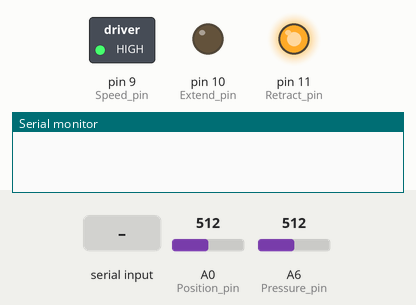
Simulated run of this sketch. Board: Arduino Nano, built with avr-gcc and run on an emulated ATmega328P. On the bench: switched loads named in the sketch (green lamp = pin HIGH), output pins drawn as LEDs (lit = HIGH), the last lines printed to the serial monitor. Dashed ring = blinking. The test bench sets the inputs (shaded band); at power-on: A0 (Position_pin) = 512, A6 (Pressure_pin) = 512.

Above: at 1.2 s.
1.3 s: "r90\n" received over Serial
2.8 s: A0 (Position_pin) set to 479
4.3 s: A0 (Position_pin) set to 451
At 6.0 s:
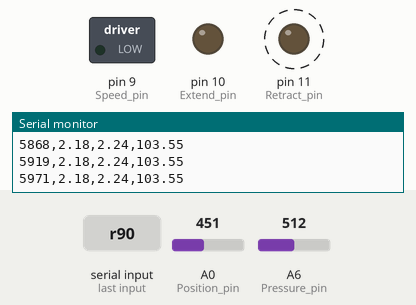
7.3 s: "v90\n" received over Serial
At 10.0 s:
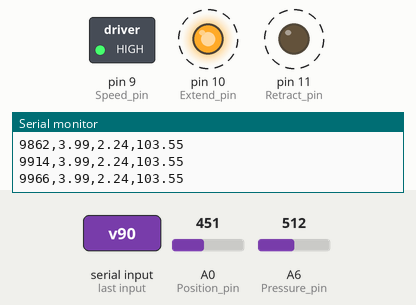
10.3 s: A6 (Pressure_pin) set to 149
13.3 s: A6 (Pressure_pin) set to 134
Timing chart, 0 to 16.0 s (numbered marks = the images above; inputs shaded):
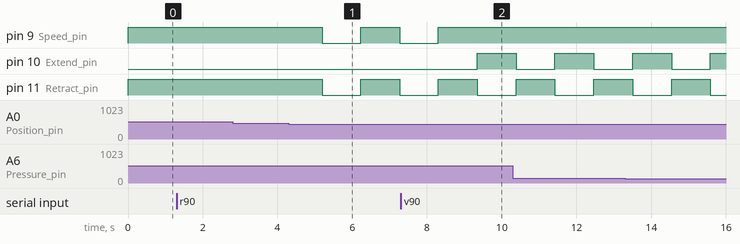

Measured:
- the behaviour switches between 469 and 468 on A0 (Position_pin) (found by bisection; images 0 and 1)
- after the input at 4.3 s, pin 9 (Speed_pin), pin 11 (Retract_pin): HIGH → LOW after 0.89 s, → HIGH 1.0 s later, → LOW 1.0 s later
- after the input at 7.3 s, pin 9 (Speed_pin): goes on until 8.3 s, then stays HIGH; pin 10 (Extend_pin): LOW → HIGH after 2.0 s

The sketch:

Linear_Actuator_Position_Control.ino
```cpp
// Based on Science Fun Youtube Video
// https://www.youtube.com/watch?v=c7JtfogOsTQ&t=307s

const int Extend_pin = 10;     // connect to motor control board IN2
const int Retract_pin = 11;     // connect to motor control board IN1
const int Position_pin = A0;   // Potentiometer Position
const int Pressure_pin = A6;   // Pressure
const int Speed_pin = 9;       // PWM pin to set speed. Coneect to motor control baord pin ENA

//float Desired_location;          // Distance of desired location. (Initialized below)
int Desired_POT;               // Potentiometer Value at desired location
//float Home_location;             // Distance of home location. (Initialized below)
int Home_POT;                  // Potentiometer Value at home location
int headingTo;                // Variable assigned the desired or home pot values

int Extend_PWM;                // Set Extend Speed
int Retract_PWM;               // Set Retract Speed
int deadband = 30;             // Prevents Jittering at accepetably close final position. Smaller Value is more accurate but more jittery
int pot_Max_ADC = 1023;        // Potentiometre ADC value at Full Extension
int pot_Min_ADC = 0;           // Potentiometer ADC Value at Full Retraction


// Testing parameters
bool running = false;
float strokeVolume = 30; //mL
float cycleRate = 0.5; // Hz
float Home_location = 0.5;  // in
double syringeDiameter = 6.49; // cm
float Desired_location = (4.0/PI/sq(syringeDiameter)*strokeVolume/2.54) + 0.5;


// Timing
unsigned long nextTime;
int timeExtend = 500/cycleRate;           // milliseconds
int timeRetract = 500/cycleRate;          // milliseconds

// Speed Tracking
unsigned long lastTime = 0;
double location = 0;
double prevLocation = 0;
float dt;

// Additive Target Compensator
// If shooting low on extension, add 1 to desired pot value
// If shooting high on extension, subtract 1 from desired pot value
// If shooting low on retraction, add 1 to home pot value
// If shooting high on retraction, subtract 1 from home pot value

// Currently worsens performance
bool targetCompensation = false;
bool extending = false;
int extendingCorrection = 0;
int retractingCorrection = 0;
int correctionTick = 0;

// Serial Monitor Handling
char incomingChar;


void setup() {
  pinMode(Extend_pin, OUTPUT);
  pinMode(Retract_pin, OUTPUT);
  pinMode(Speed_pin, OUTPUT);
  digitalWrite(Extend_pin, LOW);    // Start with Actuator Motor Off In Both Directions
  digitalWrite(Retract_pin, LOW);


// Set testing parameters


  // Set Desired and Home Locations and Potentiometer values
  //Desired_location = 0.854; %30 mL                                                                      // inches
  Desired_location = constrain(Desired_location, 0, 2);                                             // only accept values from 0 to 2 inches
  Desired_POT = map(Desired_location*1000, 0*1000 , 2*1000, pot_Min_ADC, pot_Max_ADC);                             // map distance to POT values                                                                           // inches
  Home_location = constrain(Home_location, 0, 2);                                                   // only accept values from 0 to 2 inches
  Home_POT = map(Home_location*1000, 0*1000 , 2*1000, pot_Min_ADC, pot_Max_ADC);                                   // map distance to POT values
  headingTo = Desired_POT; // start with an extension

  // Set Speeds
  Extend_PWM = 255;
  Retract_PWM = 255;

  Serial.begin(9600);
}

void loop() {

  // While serial data is available, read and parse it.
  if (Serial.available() > 0) {
    ReceiveInstructions();
  }

  // Change actuation parameters based on serial input
  Desired_location = (4.0/PI/sq(syringeDiameter)*strokeVolume/2.54) + 0.5;
  Desired_location = constrain(Desired_location, 0, 2);                                             // only accept values from 0 to 2 inches
  Desired_POT = map(Desired_location*1000, 0*1000 , 2*1000, pot_Min_ADC, pot_Max_ADC);                // map distance to POT values

  timeExtend = 500/cycleRate;           // milliseconds
  timeRetract = 500/cycleRate;          // milliseconds


  unsigned long currentTime = millis();
  // timing determines location actuator moves to
  // Value of headingTo swaps between Desired_POT and Home_POT after custom amount of time

  // Time increments for speed tracking
  dt = (currentTime - lastTime)/1000.0;  // change in time dt in seconds
  if (dt <= 0) dt = 0.00001;                  // Protect against divide-by-zero
  lastTime = currentTime;         // saves previous currentTime to be subtracted in previous line

 // Added target compensation
  if (currentTime > nextTime) {

    if (extending) {
      // If target compensation is on, compensate for under/overshoot in dead band while retracting
      if (targetCompensation) {
        // Apply target correction
        headingTo = constrain(Home_POT + retractingCorrection,Home_POT - deadband, Home_POT + deadband);
        // Now that extending is finished, compensate for previous error.
        extendingCorrection = extendingCorrection + correctionTick;
      } else {
        headingTo = Home_POT;
      }
      nextTime = currentTime + timeRetract;
      extending = false;
    } else {
      // If target compensation is on, compensate for under/overshoot in dead band while extending
      if (targetCompensation) {
        // Apply target correction
        headingTo = constrain(Desired_POT + extendingCorrection, Desired_POT - deadband, Desired_POT + deadband);
        // Now that retracting is finished, compensate for previous error.
        retractingCorrection = retractingCorrection + correctionTick;
      } else {
        headingTo = Desired_POT;
      }
      nextTime = currentTime + timeExtend;
      extending = true;
    }
  }

  // Begin by moving to home destination
  while (millis()<1000) {
    int temp = move_To_Position(Home_POT);
  }

if (running) {
  correctionTick = move_To_Position(headingTo);
}

  if (targetCompensation) {
  Serial.print(extendingCorrection);
  Serial.print(",");
  Serial.print(retractingCorrection);
  }

  if (running) {Serial.println();}

  delay(50); // prevent jiggling
}


// Function For Moving To Desired Position
int move_To_Position(int desired) {          // plug in desired potentiometer value to run function

int correction = 0;

int  Actual_POT = analogRead(Position_pin);  // Read the current POT value
int  Actual_PRE = analogRead(Pressure_pin);  // Read the current POT value


  if (abs(Actual_POT - desired) <= deadband) { // If within deadband do nothing
    digitalWrite(Extend_pin, LOW);
    digitalWrite(Retract_pin, LOW);
    analogWrite(Speed_pin, 0);
  }

  if (Actual_POT < desired - deadband){   // If too far in, extend at desired speed
    digitalWrite(Extend_pin, HIGH);
    digitalWrite(Retract_pin, LOW);
    analogWrite(Speed_pin, Extend_PWM);
  }

  if (Actual_POT > desired + deadband){   // If too far out, retract at desired speed
      digitalWrite(Extend_pin, LOW);
      digitalWrite(Retract_pin, HIGH);
      analogWrite(Speed_pin, Retract_PWM);
    }

// If shooting low on extension, add 1 to desired pot value
// If shooting high on extension, subtract 1 from desired pot value
// If shooting low on retraction, add 1 to home pot value
// If shooting high on retraction, subtract 1 from home pot value
int incrementValue = 1;
  if (Actual_POT < desired) {correction = incrementValue;}
  else if (Actual_POT > desired) {correction = -incrementValue;}
  else {correction = 0;}

  // Speed Tracking - Commented out. This should be handled by an external data processor.
double cmDesired = desired/1023.0*2.0*2.54;
double cmLocation = Actual_POT/1023.0*2.0*2.54; //Distance of potentiometer wiper, in cm.
 // double cmSpeed = (location - prevLocation)/dt;
//prevLocation = location;

  // Estimating volumetric flow rate
 // double syringeDiameter = 6.49; //550 cc syringe: 6.49 cm, 60 cc syringe: 2.84 cm
 // double volFlowRate = cmSpeed*PI/4.0*sq(syringeDiameter);

// Pressure conversion to kPa
float kpaPressure = (Actual_PRE/1023.0*5.0 - 0.5)/4.0*206.843;


/* CSV Column order:
- Total run time
- Target position
- Current Position
- Pressure Reading
*/
 if (running) {
  Serial.print(millis());
  Serial.print(",");
  Serial.print(cmDesired);
  Serial.print(",");
  Serial.print(cmLocation);
  Serial.print(",");
  Serial.print(kpaPressure);
 }
  return correction;
}

// ReceiveInstructions updates the system's parameters based on input from the serial monitor
// 'r': run
// 's': stop
// 'v': Following integer is the new stroke volume, in mL
// 'f': Following float is the new cycle frequency, in Hz
// e.g. r v30 f1
void ReceiveInstructions() {
  int blockIndex = 0;
  int lineIndex = 0;
  bool changeVolume = false;
  bool changeFrequency = false;
  int i;
  char incomingBlock[8] = {'\0','\0','\0','\0','\0','\0','\0','\0'};
  char incomingLine[20];
  int newIndex = 0;
  char temp;

  while(Serial.available() > 0) {
    incomingChar = Serial.read();
    delay(10);
    incomingLine[lineIndex] = incomingChar;
    lineIndex++;
    if (incomingChar == ' ') { // if ' ': check update bools, update parameter using block if true and then set to false, clear block, add to line
      if (changeVolume && blockIndex != 0) {
        strokeVolume = atof(incomingBlock);
        changeVolume = false;
      } else if (changeFrequency && blockIndex != 0) {
        cycleRate = atof(incomingBlock);
        changeFrequency = false;
      }
      for (i = 0; i<blockIndex; i++) {
        incomingBlock[i]='\0';
      }
      blockIndex = 0;
    } else if (incomingChar == '\n'){     // else if '\n': clear block, add to line, break.
      if (changeVolume && blockIndex != 0) {
        strokeVolume = atof(incomingBlock);
        changeVolume = false;
      } else if (changeFrequency && blockIndex != 0) {
        cycleRate = atof(incomingBlock);
        changeFrequency = false;
      }
      for (i = 0; i<blockIndex; i++) {
        incomingBlock[i]='0';
      }
      blockIndex = 0;
    } else if (incomingChar == 'r'){     // else if 'r': run, add to line
      running = true;
    } else if (incomingChar == 's'){     // else if 's': stop, add to line
      running = false;
    } else if (incomingChar == 'v'){     // else if 'v': set changeVolume to true, clear block, add to line
      changeVolume = true;
    } else if (incomingChar == 'f'){     // else if 'f': set changeFrequency to true, add to line
      changeFrequency = true;
    } else {        // else add to block
      incomingBlock[blockIndex] = incomingChar;
      blockIndex++;
    }
    //Serial.println(incomingChar);
    //Serial.println(incomingBlock);
  }

  /*
  //Serial.print(incomingLine);
  Serial.print("Running: ");
  Serial.println(running);
  Serial.print("Stroke Volume: ");
  Serial.println(strokeVolume);
  Serial.print("Cycle Rate: ");
  Serial.println(cycleRate);
  Serial.println();
  */

}
```
